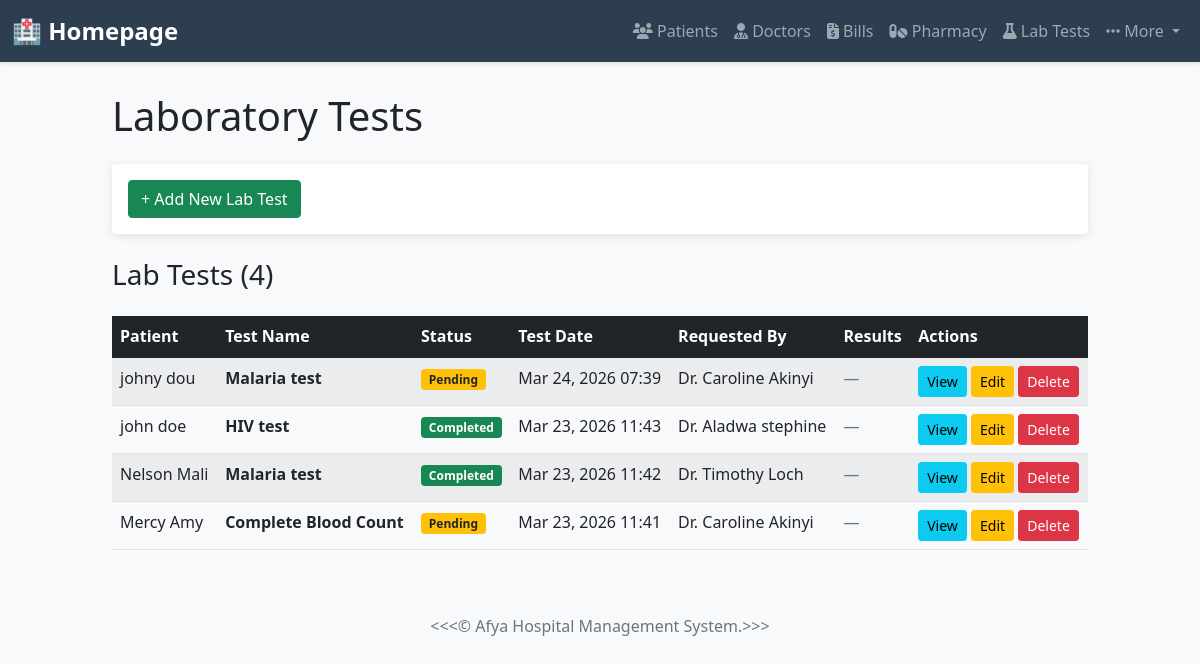
Page /lab-tests/ on the committed database.
### myapp/models.py (models this page shows, shortened)
class LabTest(models.Model):
    STATUS_CHOICES = [
        ('Pending', 'Pending'),
        ('Completed', 'Completed'),
        ('Cancelled', 'Cancelled'),
    ]
    patient = models.ForeignKey(Patient, on_delete=models.CASCADE)
    test_name = models.CharField(max_length=100)
    description = models.TextField(blank=True, null=True, help_text="Optional test description or notes")
    status = models.CharField(max_length=20, choices=STATUS_CHOICES, default='Pending')
    results = models.FileField(upload_to='lab_results/', blank=True, null=True)
    test_date = models.DateTimeField(auto_now_add=True)
    completed_date = models.DateTimeField(null=True, blank=True)
    requested_by = models.ForeignKey(Doctor, on_delete=models.SET_NULL, null=True, blank=True)
    class Meta:
        ordering = ['-test_date']

class Patient(models.Model):
    GENDER_CHOICES = [
        ('M', 'Male'),
        ('F', 'Female'),
        ('O', 'Other'),
    ]
    patient_id = models.CharField(max_length=20, unique=True)
    first_name = models.CharField(max_length=100)
    last_name = models.CharField(max_length=100)
    email = models.EmailField(unique=True)
    phone_number = models.CharField(max_length=15)
    gender = models.CharField(max_length=1, choices=GENDER_CHOICES)
    date_of_birth = models.DateField()
    address = models.TextField()
    date_registered = models.DateTimeField(auto_now_add=True)
    medical_history = models.TextField(blank=True, null=True)
    class Meta:
        ordering = ['-date_registered']

class Doctor(models.Model):
    DEPARTMENT_CHOICES = [
        ('cardiology', 'Cardiology'),
        ('neurology', 'Neurology'),
        ('pediatrics', 'Pediatrics'),
        ('orthopedics', 'Orthopedics'),
        ('general', 'General Medicine'),
    ]
    doctor_id = models.CharField(max_length=20, unique=True)
    first_name = models.CharField(max_length=100)
    last_name = models.CharField(max_length=100)
    email = models.EmailField(unique=True)
    specialization = models.CharField(max_length=100)
    phone_number = models.CharField(max_length=15)
    department = models.CharField(max_length=50, choices=DEPARTMENT_CHOICES)
    schedule = models.TextField(blank=True, null=True, help_text="Optional scheduling notes or timeslots")
    date_added = models.DateTimeField(auto_now_add=True)
    class Meta:
        ordering = ['last_name', 'first_name']

### myapp/views.py (the view)
# urls.py: path('lab-tests/', views.lab_test_list, name='lab_test_list'),
def lab_test_list(request):
    lab_tests = LabTest.objects.select_related('patient', 'requested_by').order_by('-test_date')
    context = {'lab_tests': lab_tests}
    return render(request, 'lab_test_list.html', context)

### myapp/templates/lab_test_list.html (shortened to what this page needs)
{% extends 'base.html' %}
{% block content %}
<div class="row mb-4">
    <div class="col-md-12">
        <h1 class="mb-4">Laboratory Tests</h1>
        <div class="card">
            <div class="card-body">
                <a href="{% url 'myapp:add_lab_test' %}" class="btn btn-success">+ Add New Lab Test</a>
            </div>
        </div>
    </div>
</div>
<div class="row">
    <div class="col-md-12">
        <div class="d-flex justify-content-between align-items-center mb-3">
            <h3>Lab Tests ({{ lab_tests.count }})</h3>
        </div>
        {% if lab_tests %}
            <div class="table-responsive">
                <table class="table table-hover table-striped">
                    <thead class="table-dark">
                        <tr>
                            <th>Patient</th>
                            <th>Test Name</th>
                            <th>Status</th>
                            <th>Test Date</th>
                            <th>Requested By</th>
                            <th>Results</th>
                            <th>Actions</th>
                        </tr>
                    </thead>
                    <tbody>
                        {% for test in lab_tests %}
                        <tr>
                            <td>{{ test.patient.first_name }} {{ test.patient.last_name }}</td>
                            <td><strong>{{ test.test_name }}</strong></td>
                            <td>
                                {% if test.status == 'Pending' %}
                                    <span class="badge bg-warning text-dark">Pending</span>
                                {% elif test.status == 'Completed' %}
                                    <span class="badge bg-success">Completed</span>
                                {% elif test.status == 'Cancelled' %}
                                    <span class="badge bg-danger">Cancelled</span>
                                {% else %}
                                    <span class="badge bg-secondary">{{ test.status }}</span>
                                {% endif %}
                            </td>
                            <td>{{ test.test_date|date:"M d, Y H:i" }}</td>
                            <td>
                                {% if test.requested_by %}
                                    Dr. {{ test.requested_by.first_name }} {{ test.requested_by.last_name }}
                                {% else %}
                                    <span class="text-muted">N/A</span>
                                {% endif %}
                            </td>
                            <td>
                                {% if test.results %}
                                    <a href="{{ test.results.url }}" target="_blank" class="link-primary">Download</a>
                                {% else %}
                                    <span class="text-muted">—</span>
                                {% endif %}
                            </td>
                            <td>
                                <a href="{% url 'myapp:lab_test_detail' test.pk %}" class="btn btn-sm btn-info">View</a>
                                <a href="{% url 'myapp:update_lab_test' test.pk %}" class="btn btn-sm btn-warning">Edit</a>
                                <a href="{% url 'myapp:delete_lab_test' test.pk %}" class="btn btn-sm btn-danger">Delete</a>
                            </td>
                        </tr>
                        {% endfor %}
                    </tbody>
                </table>
            </div>
        {% else %}
            <div class="alert alert-info text-center">
                <p>No lab tests found. <a href="{% url 'myapp:add_lab_test' %}">Add a new lab test</a></p>
            </div>
        {% endif %}
    </div>
</div>
{% endblock %}

### myapp/templates/base.html (style rules this page uses)
body { background-color: #f8f9fa; font-family: 'Segoe UI', Tahoma, Geneva, Verdana, sans-serif; }
.card { box-shadow: 0 2px 8px rgba(0,0,0,0.1); border: none; }

### rows in the picture
LabTest: patient.first_name "johny", patient.last_name "dou", test_name "Malaria test", status "Pending", test_date "Mar 24, 2026 07:39", requested_by.first_name "Caroline", requested_by.last_name "Akinyi"
LabTest: patient.first_name "john", patient.last_name "doe", test_name "HIV test", status "Completed", test_date "Mar 23, 2026 11:43", requested_by.first_name "Aladwa", requested_by.last_name "stephine"
LabTest: patient.first_name "Nelson", patient.last_name "Mali", test_name "Malaria test", status "Completed", test_date "Mar 23, 2026 11:42", requested_by.first_name "Timothy", requested_by.last_name "Loch"
LabTest: patient.first_name "Mercy", patient.last_name "Amy", test_name "Complete Blood Count", status "Pending", test_date "Mar 23, 2026 11:41", requested_by.first_name "Caroline", requested_by.last_name "Akinyi"

### other values in the picture
{{ lab_tests.count }} "4"
